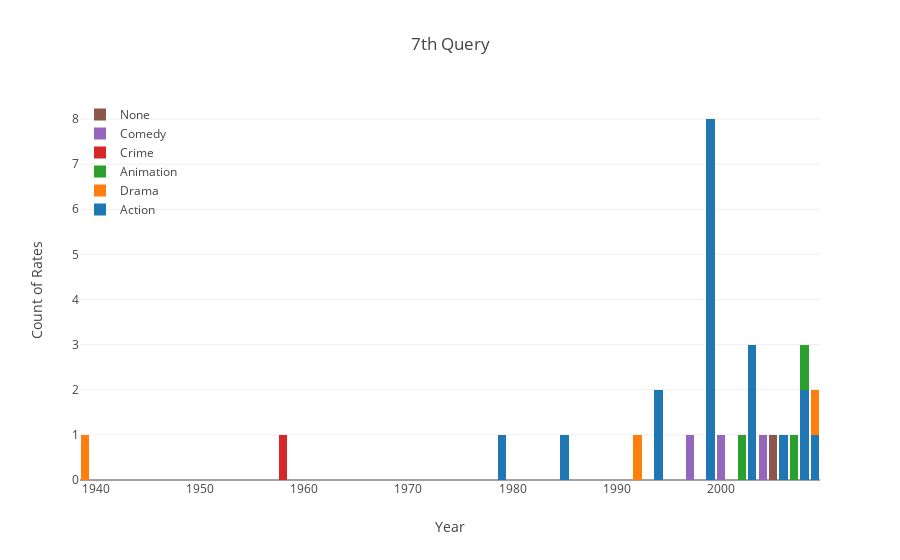

The code cell stored with this chart in its notebook:
### Code cell
def changeTimeStampToDate(node):
    if(type(node["m.releaseDate"])==str):
        hellNo=datetime.datetime.fromtimestamp(int(node["m.releaseDate"])/1000).year
        if(node["m.title"]=='Rodan'):
            return 1956
        else:
            return hellNo
            


def getGRCount(movie): 
        q6="MATCH (m:Movie{title:\""+movie+"\"})<-[r:RATED]-() RETURN  count(r)"
        count=0
        with driver.session() as graphDB_Session:
            nodes = graphDB_Session.run(q6)
            for node in nodes:
                count+=node["count(r)"]
        return count
    
def getMoviesWithRates():
    moviesNYGWithRates=[]
    gens=[]
    yearsWRates=[]
    q7="MATCH (m:Movie)<-[r:RATED]-() RETURN  Distinct m.title,m.genre,m.releaseDate"
    with driver.session() as graphDB_Session:
        nodes = graphDB_Session.run(q7)
    for node in nodes:
        moviesNYGWithRates.append([node["m.title"],node["m.genre"],changeTimeStampToDate(node)])
        gens.append(node["m.genre"])
        if(not(changeTimeStampToDate(node) in yearsWRates)):
            yearsWRates.append(changeTimeStampToDate(node))
    return moviesNYGWithRates,list(dict.fromkeys(gens)),yearsWRates

moviesWithRates,gens,yearsWRates=getMoviesWithRates()
moviesWithRates.sort(key=lambda x: x[2])
yearsWRates.sort() 
print(yearsWRates)


movieRPGY=[]
for i in gens:
    j=moviesWithRates[0][2]
    k=0
    countPY=[]
    for j in yearsWRates:
        count=0
        while k<len(moviesWithRates) and moviesWithRates[k][2]==j:
            if i==moviesWithRates[k][1]:
                count+=getGRCount(moviesWithRates[k][0])
            k+=1
        countPY.append(count)
    movieRPGY.append([i,countPY])
    
    
layout=go.Layout(
    title="7th Query",
    yaxis=dict(title='Count of Rates'),
    xaxis=dict(title='Year'),
    barmode='stack',
    
) 

trace71 = go.Bar(
   x=yearsWRates,
   y=movieRPGY[0][1],
   name='Action'
)
trace72 = go.Bar(
   x=yearsWRates,
   y=movieRPGY[1][1],
   name='Drama'
)
trace73 = go.Bar(
   x=yearsWRates,
   y=movieRPGY[2][1],
   name='Animation'
)
trace74 = go.Bar(
   x=yearsWRates,
   y=movieRPGY[3][1],
   name='Crime'
)
trace75 = go.Bar(
   x=yearsWRates,
   y=movieRPGY[4][1],
   name='Comedy'
)
trace76 = go.Bar(
   x=yearsWRates,
   y=movieRPGY[5][1],
   name='None'
)
fig=go.Figure(data=[trace71,trace72,trace73,trace74,trace75,trace76],layout=layout)
py.offline.iplot(fig)

### Figure 1 — Plotly figure (JSON) as saved in the notebook; plotly's stock layout.template omitted (floating-point values rounded to 4 significant figures)
{"data": [{"name": "Action", "type": "bar", "uid": "2175b00a-2616-48c0-885a-0bafc363d57b", "x": [1939, 1958, 1979, 1985, 1992, 1994, 1997, 1999, 2000, 2002, 2003, 2004, 2005, 2006, 2007, 2008, 2009], "y": [0, 0, 1, 1, 0, 2, 0, 8, 0, 0, 3, 0, 0, 1, 0, 2, 1]}, {"name": "Drama", "type": "bar", "uid": "f24b27ea-b5a6-4295-be9d-03299e6ffea4", "x": [1939, 1958, 1979, 1985, 1992, 1994, 1997, 1999, 2000, 2002, 2003, 2004, 2005, 2006, 2007, 2008, 2009], "y": [1, 0, 0, 0, 1, 0, 0, 0, 0, 0, 0, 0, 0, 0, 0, 0, 1]}, {"name": "Animation", "type": "bar", "uid": "24120b65-60c7-4b7b-908a-77d0ca74ee03", "x": [1939, 1958, 1979, 1985, 1992, 1994, 1997, 1999, 2000, 2002, 2003, 2004, 2005, 2006, 2007, 2008, 2009], "y": [0, 0, 0, 0, 0, 0, 0, 0, 0, 1, 0, 0, 0, 0, 1, 1, 0]}, {"name": "Crime", "type": "bar", "uid": "8b80bfb5-14ba-47b4-9107-96c2aed020f7", "x": [1939, 1958, 1979, 1985, 1992, 1994, 1997, 1999, 2000, 2002, 2003, 2004, 2005, 2006, 2007, 2008, 2009], "y": [0, 1, 0, 0, 0, 0, 0, 0, 0, 0, 0, 0, 0, 0, 0, 0, 0]}, {"name": "Comedy", "type": "bar", "uid": "874b899d-1bdf-4e88-9ac6-efbd7efcd396", "x": [1939, 1958, 1979, 1985, 1992, 1994, 1997, 1999, 2000, 2002, 2003, 2004, 2005, 2006, 2007, 2008, 2009], "y": [0, 0, 0, 0, 0, 0, 1, 0, 1, 0, 0, 1, 0, 0, 0, 0, 0]}, {"name": "None", "type": "bar", "uid": "515f30eb-e09c-4f43-a51d-de375af6fa54", "x": [1939, 1958, 1979, 1985, 1992, 1994, 1997, 1999, 2000, 2002, 2003, 2004, 2005, 2006, 2007, 2008, 2009], "y": [0, 0, 0, 0, 0, 0, 0, 0, 0, 0, 0, 0, 1, 0, 0, 0, 0]}], "layout": {"barmode": "stack", "legend": {"bgcolor": "rgba(255, 255, 255, 0)", "bordercolor": "rgba(255, 255, 255, 0)", "x": 0, "y": 1}, "title": {"text": "7th Query"}, "xaxis": {"title": {"text": "Year"}}, "yaxis": {"title": {"text": "Count of Rates"}}}}
